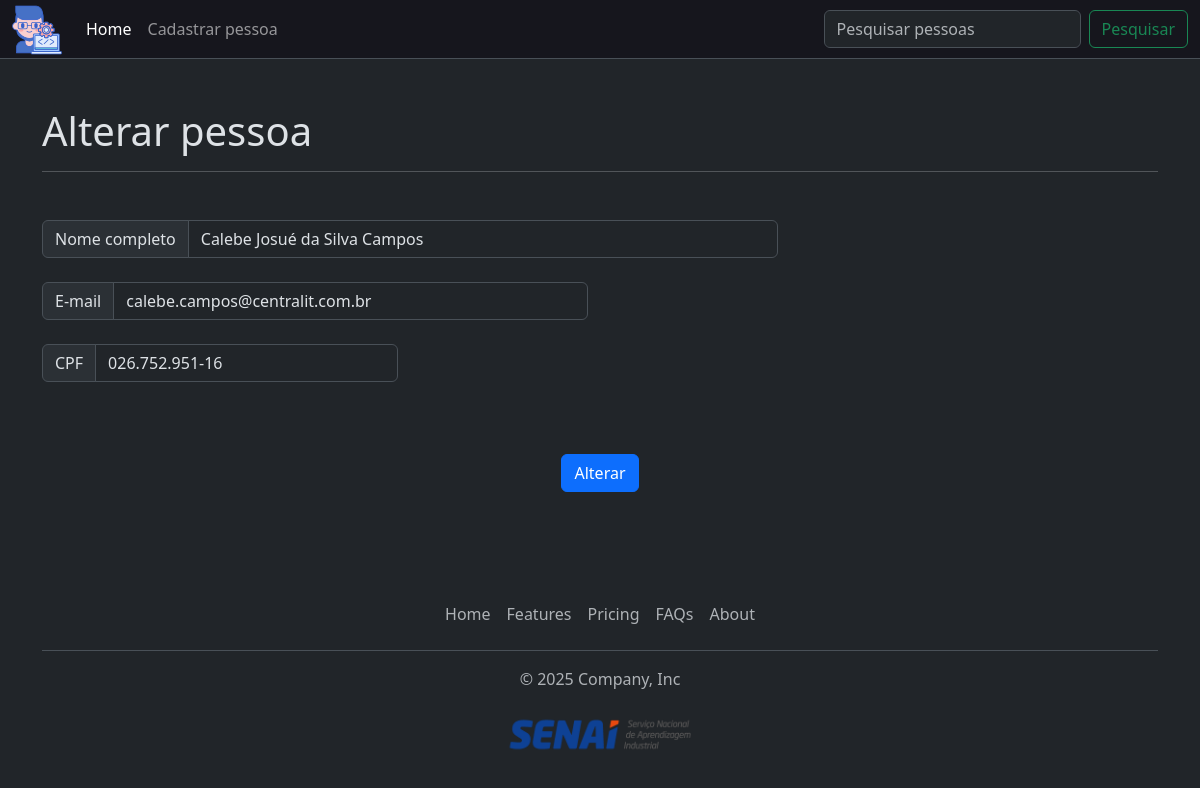
The page /crud_app/alterar/1/ on the database its author committed.
### crud_app/models.py (models this page shows, shortened)
class Pessoa(models.Model):
    id_pessoa = models.AutoField(primary_key=True)
    nome = models.CharField(max_length=255, null=False, blank=False)
    email = models.EmailField(unique=True, null=False, blank=False)
    cpf = models.CharField(max_length=14, unique=True, null=True, blank=True)

### crud_app/views.py (the view)
# urls.py: path('alterar/<int:id_pessoa>/', views.alterar_pessoa, name='alterar_pessoa'),
def alterar_pessoa(request, id_pessoa):
    pessoa = Pessoa.objects.get(id_pessoa=id_pessoa)
    if request.method == 'POST':
        pessoa.nome = request.POST.get('nome')
        pessoa.email = request.POST.get('email')
        pessoa.cpf = request.POST.get('cpf')
        pessoa.save()
        return redirect('home')
    return render(request, "alterar.html", {"pessoa": pessoa})

### crud_app/templates/alterar.html (shortened to what this page needs)
{% extends 'base.html' %}
{% block content %}
{% load static %}
    <div class="container">
        <h1>Alterar pessoa</h1>
        <hr class="mb-5">
        <form action="{% url 'alterar_pessoa' pessoa.id_pessoa %}" method="POST">
            <div class="row">
                <div class="col-12 col-lg-8">
                    <div class="input-group mb-4">
                        <span class="input-group-text" id="inputGroup-sizing-default">Nome completo</span>
                        <input type="text" class="form-control" aria-label="Sizing example input" aria-describedby="inputGroup-sizing-default" name="nome" value="{{ pessoa.nome }}" required>
                    </div>
                </div>
            </div>
            <div class="row">
                <div class="col-12 col-lg-6">
                    <div class="input-group mb-4">
                        <span class="input-group-text" id="inputGroup-sizing-default">E-mail</span>
                        <input type="text" class="form-control" aria-label="Sizing example input" aria-describedby="inputGroup-sizing-default" name="email" value="{{ pessoa.email }}" required>
                    </div>
                </div>
            </div>
            <div class="row">
                <div class="col-12 col-md-6 col-lg-4">
                    <div class="input-group mb-4">
                        <span class="input-group-text" id="inputGroup-sizing-default">CPF</span>
                        <input type="text" class="form-control" aria-label="Sizing example input" aria-describedby="inputGroup-sizing-default" name="cpf" value="{{ pessoa.cpf }}" required>
                    </div>
                </div>
            </div>
            <div class="row">
                <div class="d-grid gap-2 d-md-flex justify-content-md-center">
                    <button type="submit" class="btn btn-primary mt-5 mb-5">Alterar</button>
                </div>
            </div>
        </form>
    </div>
{% endblock %}

### crud_app/static/css/estilo.css (style rules this page uses)
html, body { height: 100%; margin: 0; padding: 0; }
body { min-height: 100vh; display: flex; flex-direction: column; }

### rows shown on the page
Pessoa: nome "Calebe Josué da Silva Campos", email "calebe.campos@centralit.com.br", cpf "026.752.951-16"
